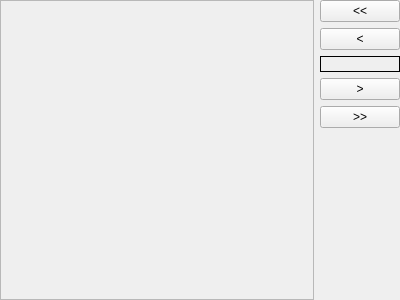
<ui version="4.0" >
 <class>SqlItemView</class>
 <widget class="QWidget" name="SqlItemView" >
  <property name="geometry" >
   <rect>
    <x>0</x>
    <y>0</y>
    <width>400</width>
    <height>300</height>
   </rect>
  </property>
  <property name="windowTitle" >
   <string>Form</string>
  </property>
  <layout class="QGridLayout" >
   <property name="leftMargin" >
    <number>0</number>
   </property>
   <property name="topMargin" >
    <number>0</number>
   </property>
   <property name="rightMargin" >
    <number>0</number>
   </property>
   <property name="bottomMargin" >
    <number>0</number>
   </property>
   <property name="horizontalSpacing" >
    <number>6</number>
   </property>
   <property name="verticalSpacing" >
    <number>6</number>
   </property>
   <item rowspan="6" row="0" column="0" >
    <widget class="QScrollArea" native="1" name="scrollWidget" >
     <property name="sizePolicy" >
      <sizepolicy vsizetype="Preferred" hsizetype="Expanding" >
       <horstretch>0</horstretch>
       <verstretch>0</verstretch>
      </sizepolicy>
     </property>
     <layout class="QGridLayout" />
    </widget>
   </item>
   <item row="0" column="1" >
    <widget class="QPushButton" name="firstButton" >
     <property name="toolTip" >
      <string>Move to the first record</string>
     </property>
     <property name="text" >
      <string>&lt;&lt;</string>
     </property>
    </widget>
   </item>
   <item row="1" column="1" >
    <widget class="QPushButton" name="previousButton" >
     <property name="toolTip" >
      <string>Move to the previous record</string>
     </property>
     <property name="text" >
      <string>&lt;</string>
     </property>
    </widget>
   </item>
   <item row="3" column="1" >
    <widget class="QPushButton" name="nextButton" >
     <property name="toolTip" >
      <string>Move to the next record</string>
     </property>
     <property name="text" >
      <string>></string>
     </property>
    </widget>
   </item>
   <item row="4" column="1" >
    <widget class="QPushButton" name="lastButton" >
     <property name="toolTip" >
      <string>Move to the last record</string>
     </property>
     <property name="text" >
      <string>>></string>
     </property>
    </widget>
   </item>
   <item row="5" column="1" >
    <spacer>
     <property name="orientation" >
      <enum>Qt::Vertical</enum>
     </property>
     <property name="sizeHint" >
      <size>
       <width>20</width>
       <height>40</height>
      </size>
     </property>
    </spacer>
   </item>
   <item row="2" column="1" >
    <widget class="QLabel" name="positionLabel" >
     <property name="frameShape" >
      <enum>QFrame::Box</enum>
     </property>
    </widget>
   </item>
  </layout>
 </widget>
 <customwidgets>
  <customwidget>
   <class>QScrollArea</class>
   <extends>QWidget</extends>
   <header location="global" >QScrollArea</header>
   <container>1</container>
  </customwidget>
 </customwidgets>
 <resources/>
 <connections/>
</ui>
